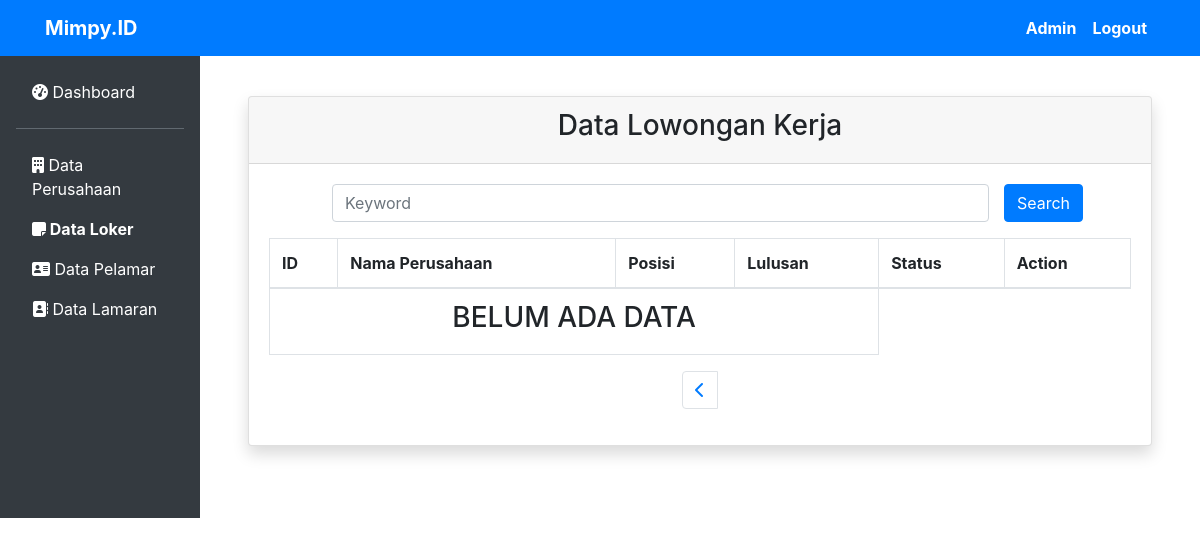
/data-loker.php?page=2 (signed in), run on an earlier commit of the app's database.
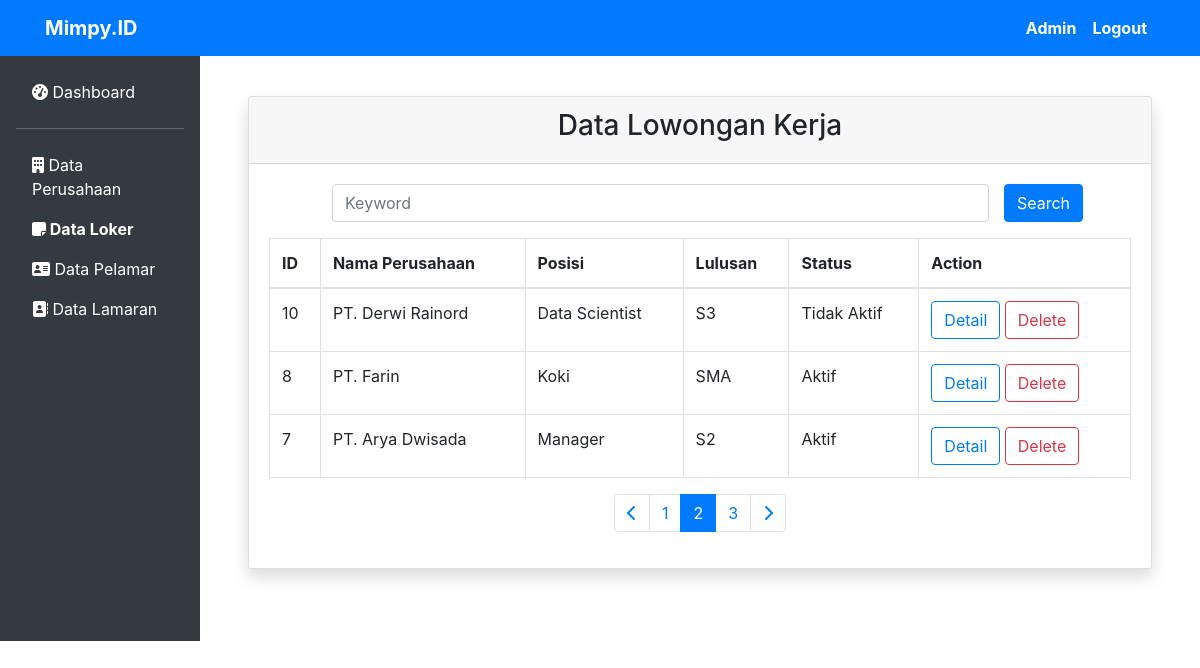
And on a later commit of the database.
### tables this page shows
CREATE TABLE `loker` (
  `id` int(11) NOT NULL,
  `idPerusahaan` int(11) NOT NULL,
  `posisi` varchar(30) NOT NULL,
  `lulusan` varchar(50) NOT NULL,
  `jobdesk` varchar(100) NOT NULL,
  `keterangan` varchar(256) NOT NULL,
  `status` varchar(11) NOT NULL
);

CREATE TABLE `perusahaan` (
  `id` int(11) NOT NULL,
  `nama` varchar(50) NOT NULL,
  `email` varchar(50) NOT NULL,
  `telp` varchar(20) NOT NULL,
  `kota` varchar(30) NOT NULL,
  `alamat` varchar(100) NOT NULL,
  `deskripsi` varchar(512) NOT NULL,
  `foto` text NOT NULL,
  `password` varchar(255) NOT NULL
);

### data-loker.php (the view, shortened to what this page needs)
<?php
require "db.php";
?>
<!doctype html>
<html lang="en">
    <head>
        <link rel="stylesheet" href="https://cdn.jsdelivr.net/npm/bootstrap@4.5.3/dist/css/bootstrap.min.css">
        <link rel="stylesheet" href="css/mimpy.id.css">
        <link rel="stylesheet" href="css/dashboard.css">
        <?php require "headtags.php" ?>
    </head>
    <body>
        <?php require "navbar.php" ?>
        <?php if (isset($_SESSION["admin"])) : ?>
            <div class="row no-gutters">
                <div class="col-md-2 bg-dark pr-3 pt-4">
                    <ul class="nav flex-column ml-3 mb-5">
                        <li class="nav-item">
                                <a class="nav-link active text-white" href="dashboard.php">
                                    <i class="fas fa-tachometer-alt"></i>
                                    Dashboard
                                </a>
                            <hr class="bg-secondary">
                        </li>
                        <li class="nav-item">
                            <a class="nav-link text-white" href="data-perusahaan.php">
                                <i class="fas fa-building"></i>
                                Data Perusahaan
                            </a>
                        </li>
                        <li class="nav-item">
                            <a class="nav-link text-white font-weight-bold" href="data-loker.php">
                                <i class="fas fa-sticky-note"></i>
                                Data Loker
                            </a>
                        </li>
                        <li class="nav-item">
                            <a class="nav-link text-white" href="data-pelamar.php">
                                <i class="fas fa-address-card"></i>
                                Data Pelamar
                            </a>
                        </li>
                        <li class="nav-item">
                            <a class="nav-link text-white" href="data-lamaran.php">
                                <i class="fas fa-address-book"></i>
                                Data Lamaran
                            </a>
                        </li>
                    </ul>
                </div>
                <div class="col-md-10 p-5">
                        <div class="card shadow mb-4">
                          <div class="card-header text-center">
                              <h3 class="">Data Lowongan Kerja</h3>
                          </div>
                        <div class="card-body">
                            <form action="" method="post">
                                <div class="row mx-5">
                                    <div class="col">
                                        <div class="form-group">
                                            <?php if (isset($_POST["keyword"])) : ?>
                                              <input class="form-control" name="keyword" type="search" placeholder="Keyword" aria-label="Search" value="<?= $_POST['keyword'] ?>">
                                            <?php else : ?>
                                              <input class="form-control" name="keyword" type="search" placeholder="Keyword" aria-label="Search">
                                            <?php endif; ?>
                                        </div>
                                    </div>
                                    <div>
                                        <button class="btn btn-primary" name="cari" type="submit">Search</button>
                                    </div>
                                </div>
                            </form>
                            <div class="table-responsive">
                                <table class="table table-bordered" id="dataTable" width="100%" cellspacing="0">
                                <thead>
                                    <tr>
                                        <th>ID</th>
                                        <th>Nama Perusahaan</th>
                                        <th>Posisi</th>
                                        <th>Lulusan</th>
                                        <th>Status</th>
                                        <th>Action</th>
                                    </tr>
                                </thead>
                                <tbody>
                                    <?php
                                    $jumlahDataPerHalaman = 3;
                                    $jumlahData = mysqli_num_rows(mysqli_query($db,"SELECT * FROM loker"));
                                    $jumlahHalaman = ceil($jumlahData / $jumlahDataPerHalaman);
                                    if ( isset($_GET["page"])){
                                        $halamanAktif = $_GET["page"];
                                    }else{
                                        $halamanAktif = 1;
                                    }
                                    $awalData = ( $jumlahDataPerHalaman * $halamanAktif ) - $jumlahDataPerHalaman;
                                    $loker = mysqli_query($db, "SELECT *, loker.id as idLoker, perusahaan.nama as namaPerusahaan FROM loker INNER JOIN perusahaan  ON loker.idPerusahaan = perusahaan.id ORDER BY loker.id DESC LIMIT $awalData, $jumlahDataPerHalaman");
                                    if (mysqli_num_rows($loker) > 0) :
                                    foreach ($loker as $data) :
                                    ?>
                                            <tr>
                                                <td><?= $data["idLoker"] ?></td>
                                                <td><?= $data["namaPerusahaan"] ?></td>
                                                <td><?= $data["posisi"] ?></td>
                                                <td><?= $data["lulusan"] ?></td>
                                                <td><?= $data["status"] ?></td>
                                                <td>
                                                    <a href="detail-loker.php?id=<?= $data['idLoker'] ?>" class="btn btn-outline-primary">Detail</a>
                                                    <a href="hapus-loker.php?id=<?= $data['idLoker'] ?>" onclick="return confirm('Apakah Anda Yakin Ingin Menghapus Lowongan Kerja ?')" class="btn btn-outline-danger">Delete</a>
                                                </td>
                                            </tr>
                                    <?php
                                            endforeach;
                                        else :
                                    ?>
                                            <tr class="text-center">
                                                <td colspan=4><h3>BELUM ADA DATA</h3></td>
                                            </tr>
                                    <?php endif; ?>
                                </tbody>
                                </table>
                            </div>
                            <?php if (!isset($_POST["cari"])) : ?>
                              <div class="row">
                                  <div class="col">
                                      <nav aria-label="...">
                                          <ul class="pagination justify-content-center">
                                              <li class="page-item">
                                                  <?php if( $halamanAktif > 1 ) : ?>
                                                      <a class="page-link" href="?page=<?= $halamanAktif - 1; ?>"><i class="fa fa-chevron-left"></i></a>
                                                  <?php endif; ?>
                                              </li>
                                              <?php for( $i = 1; $i <= $jumlahHalaman; $i++ ) : ?>
                                                  <?php if( $i == $halamanAktif ) : ?>
                                                      <li class="page-item active">
                                                          <a class="page-link" href="?page=<?= $i; ?>"><?= $i; ?></a>
                                                      </li>
                                                  <?php else : ?>
                                                      <li class="page-item">
                                                          <a class="page-link" href="?page=<?= $i; ?>"><?= $i; ?></a>
                                                      </li>
                                                  <?php endif; ?>
                                              <?php endfor; ?>
                                              <li class="page-item">
                                                  <?php if( $halamanAktif < $jumlahHalaman ) : ?>
                                                      <a class="page-link" href="?page=<?= $halamanAktif + 1; ?>"><i class="fa fa-chevron-right"></i></a>
                                                  <?php endif; ?>
                                              </li>
                                          </ul>
                                      </nav>
                                  </div>
                              </div>
                            <?php endif; ?>
                        </div>
                    </div>
                </div>
            </div>
        <?php endif; ?>
    </body>
</html>

### headtags.php (shortened to what this page needs)
<link rel="stylesheet" href="assets/css/bootstrap.css">
<link rel="stylesheet" href="assets/css/mimpy.id.css">
<link rel="stylesheet" href="assets/sweetalert2/sweetalert2.min.css">

### navbar.php (shortened to what this page needs)
<div class="row">
    <div class="col mb-5">
        <?php if (isset($_SESSION["admin"])) : ?>
            <nav class="navbar navbar-expand-lg navbar-dark bg-primary fixed-top">
                <div class="container">
                    <a class="navbar-brand" href="/mimpy.id">Mimpy.ID</a>
                    <div class="collapse navbar-collapse" id="navbarSupportedContent">
                        <ul class="navbar-nav">
                            <li class="nav-item">
                                <a class="nav-link active" href="profil.php">Admin</a>
                            </li>
                            <li class="nav-item">
                                <a class="nav-link active" href="logout.php">Logout</a>
                            </li>
                        </ul>
                    </div>
                </div>
            </nav>
        <?php endif; ?>
    </div>
</div>

### assets/css/mimpy.id.css (style rules this page uses)
.navbar a { font-weight: bold; }

What changed in the data, as far as the page shows it:
added loker: id "10", idPerusahaan.nama "PT. Derwi Rainord", posisi "Data Scientist", lulusan "S3", status "Tidak Aktif"
added loker: id "8", idPerusahaan.nama "PT. Farin", posisi "Koki", lulusan "SMA", status "Aktif"
added loker: id "7", idPerusahaan.nama "PT. Arya Dwisada", posisi "Manager", lulusan "S2", status "Aktif"
Also different on the page:
new list line: "1"
new list line: "2"
new list line: "3"
text no longer shown: "BELUM ADA DATA"
